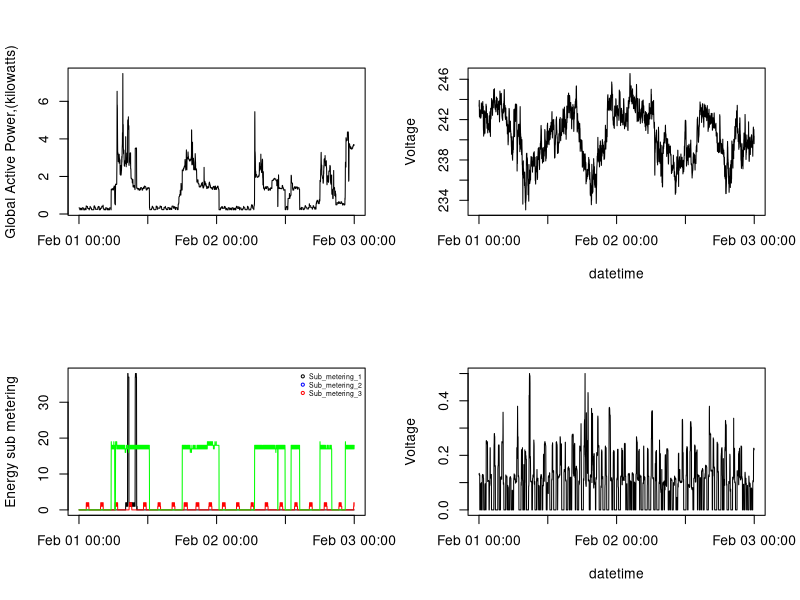

The R source for this figure:
library(dplyr)
library(ggplot2)
library(data.table)
library(lubridate)

#Read data
consumpt<-fread('consumpt_1-2Feb2007.csv',na.strings=c("?",",,"))

#Convert dates to POSIX
consumpt$Date<-dmy_hms(paste(consumpt$Date,consumpt$Time))

#Creating 4 plot functions
plot1<-function(df){
  #Make a plot
  plot(df$Date, 
       df$Global_active_power,
       type="l",
       xlab='',
       ylab='Global Active Power,(kilowatts)',
       main='')
  
}   

plot2<-function(df){
  plot(df$Date, 
       df$Voltage,
       type="l",
       xlab='datetime',
       ylab='Voltage',
       main='')
  
}
    
plot3<-function(df){
#Make a plot with 1st submetering
plot(x=df$Date,
     y=df$Sub_metering_1,
     type="l",
     xlab='',
     ylab='Energy sub metering',
     main='')

#Adding 2 submetering lines
lines(df$Date,df$Sub_metering_2,col='red')
lines(df$Date,df$Sub_metering_3,col='green')

#Adding Legend
legend("topright" , pch=1,bty='n',col = c('black',"blue", "red"), cex=.5,legend = c("Sub_metering_1", "Sub_metering_2","Sub_metering_3"))
}

plot4<-function(df){
  plot(df$Date, 
       df$Global_reactive_power,
       type="l",
       xlab='datetime',
       ylab='Voltage',
       main='')
}


#Set multiple plots 
par(mfrow = c(2, 2))

plot1(consumpt)
plot2(consumpt)
plot3(consumpt)
plot4(consumpt)


#Copy Plot to PNG file
dev.copy(png, file = "plot4.png",width=480,height=480)
dev.off()



